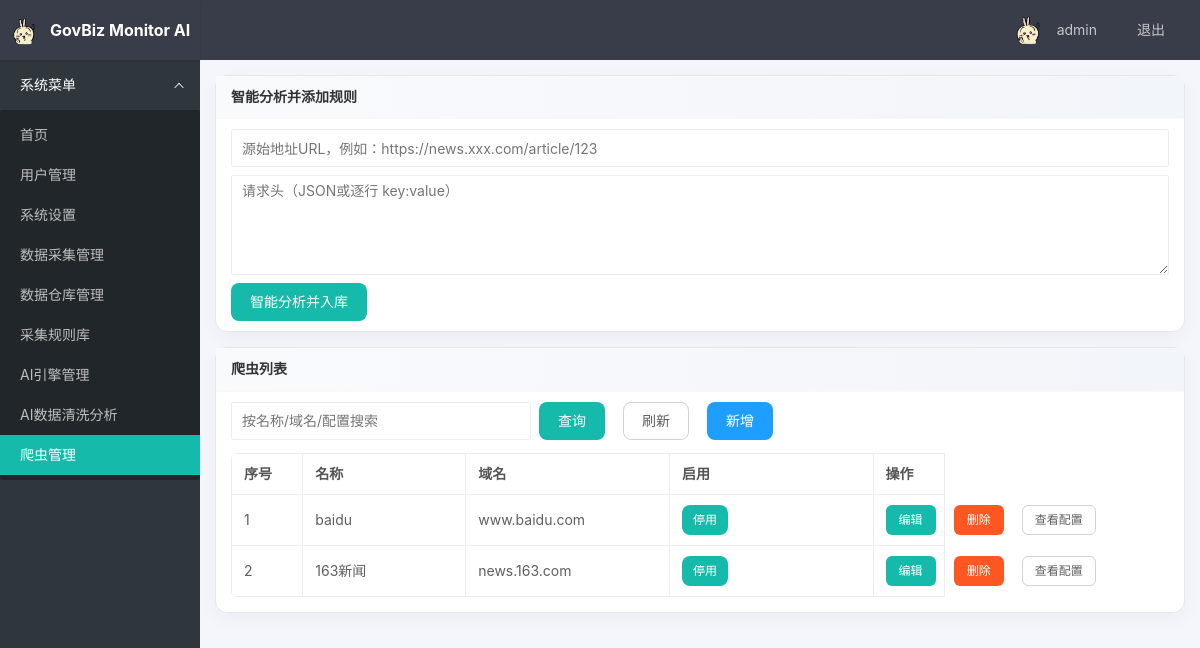
/admin/crawlers (signed in), run on an earlier commit of the app's database.
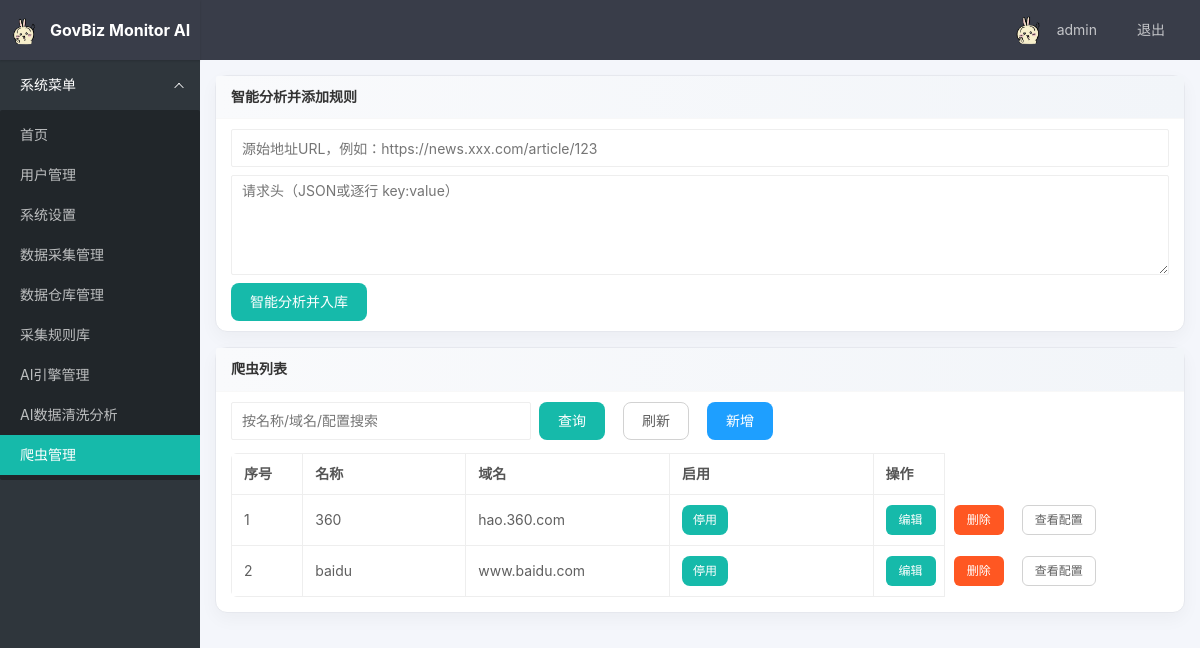
And on a later commit of the database.
### tables this page shows
CREATE TABLE settings (
  key text primary key,
  value text
);

CREATE TABLE users (
  id integer primary key autoincrement,
  username text unique not null,
  password_hash text not null,
  role_id integer not null,
  created_at datetime default current_timestamp,
  foreign key (role_id) references roles(id)
);

CREATE TABLE crawlers (
  id integer primary key autoincrement,
  name text unique not null,
  module text,
  callable text,
  config text,
  enabled integer default 1,
  created_at datetime default current_timestamp
, domain text);

### app/admin.py (the view)
@bp.route('/crawlers')
def crawlers():
    execute_update("create table if not exists crawlers(\n        id integer primary key autoincrement,\n        name text unique not null,\n        module text,\n        callable text,\n        config text,\n        domain text,\n        enabled integer default 1,\n        created_at datetime default current_timestamp\n     )")
    try:
        cols = [c['name'] for c in query_all("PRAGMA table_info(crawlers)")]
        if 'domain' not in cols:
            execute_update("alter table crawlers add column domain text")
    except Exception:
        pass
    q = request.args.get('q', '').strip()
    rows = []
    if q:
        rows = query_all("select * from crawlers where name like ? or domain like ? or config like ? order by id asc", [f"%{q}%", f"%{q}%", f"%{q}%"])
    else:
        rows = query_all("select * from crawlers order by id asc")
    return render_template('admin/crawlers.html', rows=rows, q=q)

### app/admin.py (called while the page is built)
@bp.before_request
@login_required
def require_admin():
    if not current_user.is_admin:
        flash("无权访问", "error")
        return redirect(url_for('main.index'))

### app/db.py (called while the page is built)
def get_connection():
    conn = sqlite3.connect(str(DATABASE))
    conn.row_factory = sqlite3.Row
    return conn

def query_all(sql, params=None):
    conn = get_connection()
    try:
        cur = conn.execute(sql, params or [])
        rows = cur.fetchall()
        return [dict(row) for row in rows]
    finally:
        conn.close()

def query_one(sql, params=None):
    conn = get_connection()
    try:
        cur = conn.execute(sql, params or [])
        row = cur.fetchone()
        return dict(row) if row else None
    finally:
        conn.close()

def execute_update(sql, params=None):
    conn = get_connection()
    try:
        cur = conn.execute(sql, params or [])
        conn.commit()
        return cur.lastrowid
    finally:
        conn.close()

### app/models.py (called while the page is built)
    @staticmethod
    def get(user_id):
        sql = """
            select u.id, u.username, u.role_id, r.name as role_name
            from users u
            join roles r on u.role_id = r.id
            where u.id = ?
        """
        row = query_one(sql, [user_id])
        if not row:
            return None
        return User(row['id'], row['username'], row['role_id'], row['role_name'])

    @property
    def is_admin(self):
        return self.role_name == 'admin'

### templates/admin/crawlers.html (shortened to what this page needs)
{% extends "base.html" %}
{% block content %}
<div class="layui-row layui-col-space15">
  <div class="layui-col-md12">
    <div class="layui-card">
      <div class="layui-card-header">智能分析并添加规则</div>
      <div class="layui-card-body">
        <div style="display:flex;gap:8px;align-items:flex-start;flex-wrap:wrap">
          <input id="auto_url" class="layui-input" placeholder="源始地址URL，例如：https://news.xxx.com/article/123"
            style="min-width:380px">
          <textarea id="auto_headers" class="layui-textarea" placeholder="请求头（JSON或逐行 key:value）"
            style="min-width:380px;height:100px"></textarea>
          <button class="layui-btn" id="btnAuto">智能分析并入库</button>
        </div>
      </div>
    </div>
  </div>
  <div class="layui-col-md12">
    <div class="layui-card">
      <div class="layui-card-header">爬虫列表</div>
      <div class="layui-card-body">
        <div style="display:flex;gap:8px;align-items:center;margin-bottom:8px">
          <input id="q" class="layui-input" placeholder="按名称/域名/配置搜索" style="max-width:300px">
          <button class="layui-btn" id="btnSearch">查询</button>
          <button class="layui-btn layui-btn-primary" id="btnRefresh">刷新</button>
          <button class="layui-btn layui-btn-normal" id="btnAdd">新增</button>
        </div>
        <div class="table-wrap">
          <table class="layui-table crawler-table">
            <colgroup>
              <col style="width:70px">
              <col style="width:160px">
              <col style="width:200px">
              <col style="width:200px">
              <col style="width:70px">
              <col style="width:220px">
            </colgroup>
            <thead>
              <tr>
                <th>序号</th>
                <th>名称</th>
                <th class="col-domain">域名</th>
                <th>启用</th>
                <th>操作</th>
              </tr>
            </thead>
            <tbody>
              {% for r in rows %}
              <tr data-id="{{ r.id }}">
                <td>{{ loop.index }}</td>
                <td>{{ r.name }}</td>
                <td class="col-domain">
                  <div class="cell-clip">{{ r.domain }}</div>
                </td>
                <td><button class="layui-btn layui-btn-sm" data-action="toggle">{{ '停用' if r.enabled == 1 else '启用' }}</button></td>
                <td>
                  <div class="op-actions">
                    <button class="layui-btn layui-btn-sm" data-action="edit">编辑</button>
                    <button class="layui-btn layui-btn-sm layui-btn-danger" data-action="del">删除</button>
                    <button class="layui-btn layui-btn-sm layui-btn-primary" data-action="view-config">查看配置</button>
                  </div>
                </td>
              </tr>
              {% endfor %}
            </tbody>
          </table>
        </div>
      </div>
    </div>
  </div>
  {% endblock %}

### templates/base.html (shortened to what this page needs)
<!DOCTYPE html>
<html>
<head>
    <link rel="stylesheet" href="{{ url_for('static', filename='layui-v2.13.2/layui/css/layui.css') }}">
    <link rel="stylesheet" href="{{ url_for('static', filename='css/app.css') }}">
</head>
<body class="layui-layout-body">
    <div class="layui-layout layui-layout-admin">
        <div class="layui-header">
            <div class="layui-logo">
                <img src="{{ settings.app_logo }}" alt="logo"
                    style="height:28px;vertical-align:middle;margin-right:8px">
                {{ settings.app_name }}
            </div>
            <ul class="layui-nav layui-layout-right">
                <li class="layui-nav-item">
                    <a href="javascript:;">
                        <img src="{{ settings.app_logo }}" class="layui-nav-img" alt="avatar">
                        {{ current_user.username }}
                    </a>
                </li>
                <li class="layui-nav-item"><a href="{{ url_for('auth.logout') }}">退出</a></li>
            </ul>
        </div>
        <div class="layui-side layui-bg-black">
            <div class="layui-side-scroll">
                <ul class="layui-nav layui-nav-tree" lay-filter="side">
                    <li class="layui-nav-item layui-nav-itemed">
                        <a href="javascript:;">系统菜单</a>
                        <dl class="layui-nav-child">
                            <dd><a href="{{ url_for('main.index') }}">首页</a></dd>
                            {% if current_user.is_admin %}
                            <dd><a href="{{ url_for('admin.user_list') }}">用户管理</a></dd>
                            <dd><a href="{{ url_for('admin.settings') }}">系统设置</a></dd>
                            <dd><a href="{{ url_for('admin.crawl_manage') }}">数据采集管理</a></dd>
                            <dd><a href="{{ url_for('admin.warehouse') }}">数据仓库管理</a></dd>
                            <dd><a href="{{ url_for('admin.rules') }}">采集规则库</a></dd>
        <dd><a href="{{ url_for('admin.ai_engines') }}">AI引擎管理</a></dd>
        <dd><a href="{{ url_for('admin.ai_tools') }}">AI数据清洗分析</a></dd>
                            <dd><a href="{{ url_for('admin.crawlers') }}">爬虫管理</a></dd>
                            {% endif %}
                        </dl>
                    </li>
                </ul>
            </div>
        </div>
        <div class="layui-body" style="padding: 15px;">
            {% block content %}{% endblock %}
        </div>
    </div>
</body>
</html>

### static/css/app.css (style rules this page uses)
:root { --brand: #38A39A; --brand2: #5FB878; --bg: #f7f8fa; --text: #333; --muted: #888; --card: #ffffff; --border: #e6e8ee }
body { background: #f4f6fb }
.layui-card { border: 1px solid var(--border); border-radius: 12px; box-shadow: 0 6px 18px rgba(0, 0, 0, 0.04) }
.layui-card-header { background: linear-gradient(90deg, #f9fafc, #f2f5f9); font-weight: 600 }
.layui-btn { border-radius: 8px; transition: transform .08s ease }
.op-actions .layui-btn { height: 32px; line-height: 32px; padding: 0 14px }
.cell-clip { max-height: 24px; overflow: hidden; display: -webkit-box; -webkit-line-clamp: 1; -webkit-box-orient: vertical }

### templates/base.html (style rules this page uses)
.layui-layout-admin .layui-header { background-color: #393D49; }
.layui-logo { color: #fff !important; font-weight: bold; }
.layui-table { border-radius: 6px; overflow: hidden; }
.layui-table thead th { background: #f7f8fa; color: #555; font-weight: 600; }
.layui-table td, .layui-table th { padding: 10px 12px; }
.layui-table td { vertical-align: middle; }
.op-actions { display: flex; gap: 8px; flex-wrap: wrap; align-items: center; }
.op-actions .layui-btn { display: inline-flex; align-items: center; gap: 6px; height: 30px; line-height: 30px; padding: 0 12px; border-radius: 6px; }

### templates/admin/crawlers.html (style rules this page uses)
.table-wrap { overflow: auto }
.table-wrap .crawler-table { min-width: 900px }
.crawler-table { table-layout: fixed; width: 100%; }
.crawler-table th, .crawler-table td { word-break: break-all; }
.crawler-table thead th { position: sticky; top: 0; background: #fff; z-index: 1 }
.crawler-table .cell-clip { max-height: 24px; overflow: hidden; text-overflow: ellipsis; white-space: nowrap; }
.crawler-table .op-actions { flex-wrap: nowrap; }

What changed in the data, as far as the page shows it:
removed crawlers: name "163新闻", domain "news.163.com", enabled "停用"
added crawlers: name "360", domain "hao.360.com", enabled "停用"
